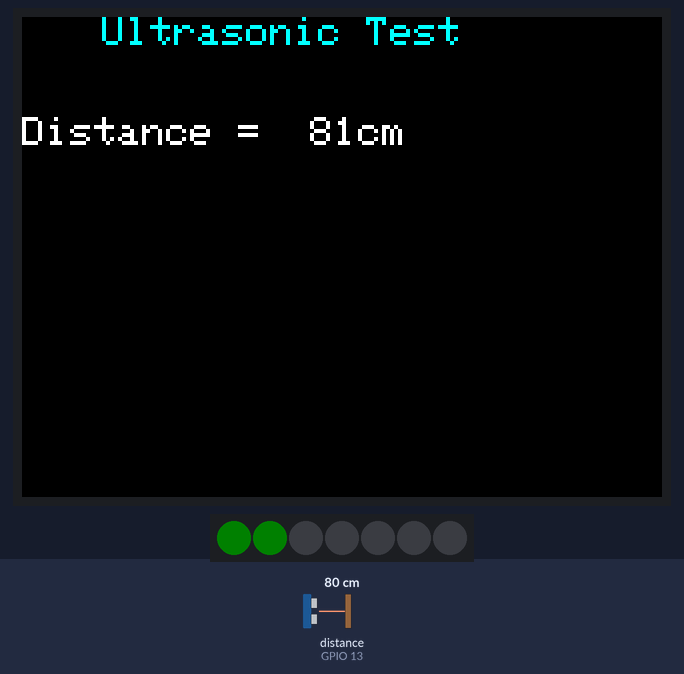
The sketch below on a simulated ESP32. Parts: 320×240 colour display, 7 RGB LEDs in strip order, left to right. The inputs (shaded band) are chosen by the test bench; at power-on: distance to the obstacle (sensor on GPIO 13) 80 cm. The echo pulse lasts 58.3 µs per cm; dim RGB values are drawn brighter than linear.

Above: at 1.3 s.
1.4 s: distance to the obstacle (sensor on GPIO 13) set to 2 cm
At 1.8 s:
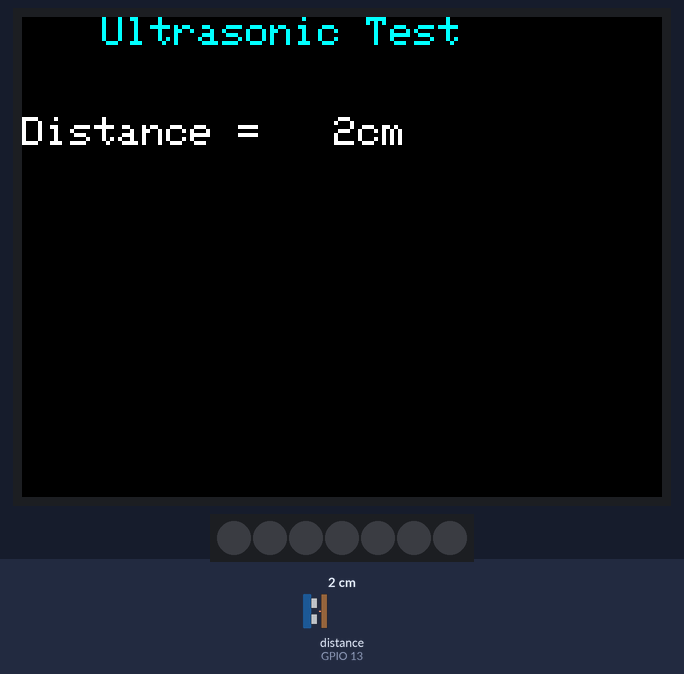
2.9 s: distance to the obstacle (sensor on GPIO 13) set to 35 cm
At 3.9 s:
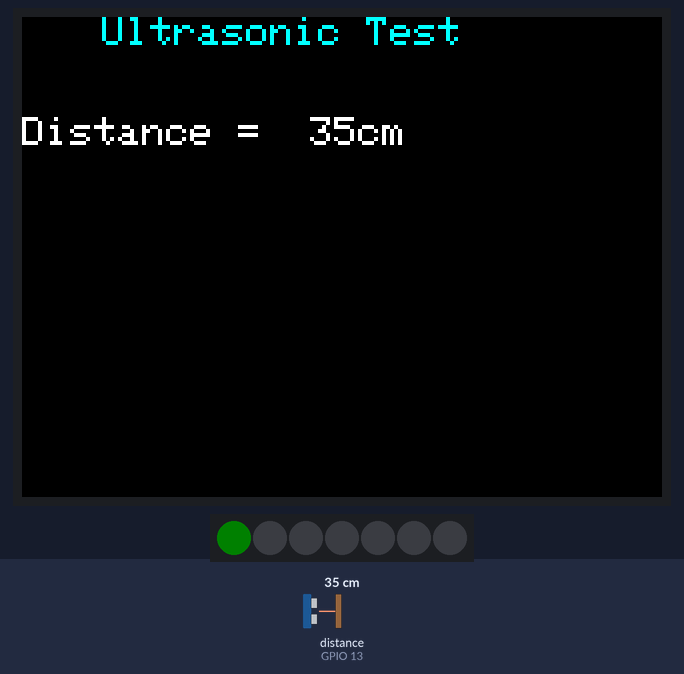
4.4 s: distance to the obstacle (sensor on GPIO 13) set to 4 cm
At 5.5 s:
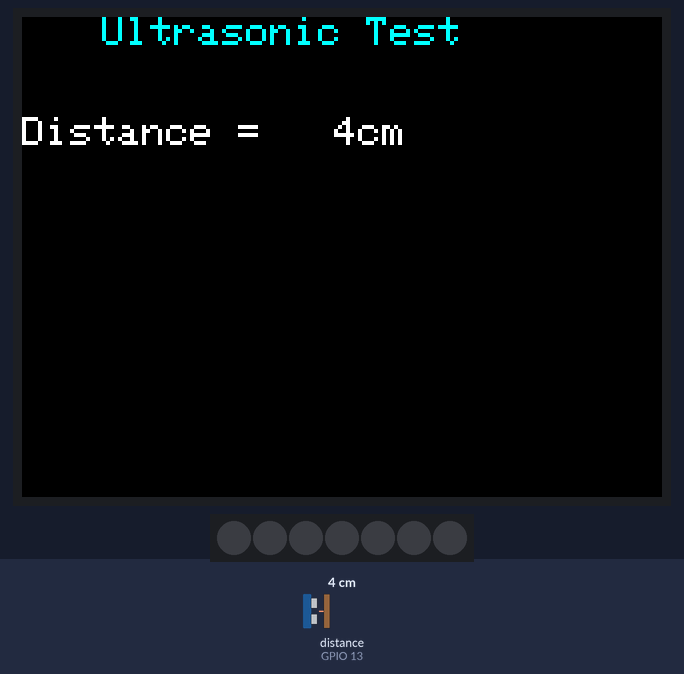
Timing chart, 0 to 7.4 s (numbered marks = the images above; inputs shaded):
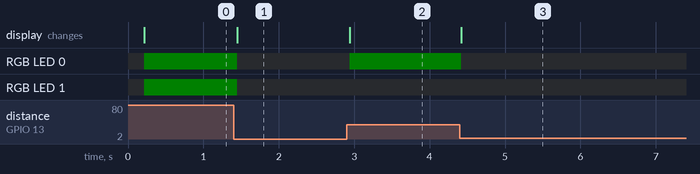

Measured:
- after the input at 1.4 s, RGB LED 0, RGB LED 1: RGB(0, 5, 0) → off after 0.05 s; the display: changes after 0.05 s (image 1)
- after the input at 2.9 s, RGB LED 0: off → RGB(0, 5, 0) at once; the display: changes at once (image 2)
- after the input at 4.4 s, RGB LED 0: RGB(0, 5, 0) → off at once; the display: changes at once (image 3)

The sketch:

distance_example.ino
```cpp
#include <M5Stack.h>
#include "FastLED.h"
#include <NewPing.h>

#define Neopixel_PIN 1
#define NUM_LEDS 7
CRGB leds[NUM_LEDS];

#define TRIG_PIN 26
#define ECHO_PIN 13
#define MAX_DISTANCE 200
NewPing sonar(TRIG_PIN, ECHO_PIN, MAX_DISTANCE);

void setup() {
  M5.begin();

  M5.Lcd.setTextColor(CYAN); M5.Lcd.setTextSize(2); M5.Lcd.setCursor(40,0);
  M5.Lcd.println("Ultrasonic Test");
  M5.Lcd.setTextColor(WHITE, BLACK);

  // Neopixel initialization
  FastLED.addLeds<WS2811, Neopixel_PIN, RGB>(leds, NUM_LEDS).setCorrection(TypicalLEDStrip);
  FastLED.setBrightness(10);
}

void loop() {
  delay(50);
  int distance = sonar.ping_cm();

  M5.Lcd.setCursor(0,50);
  M5.Lcd.printf("Distance = %3dcm", distance);

  int LEDs_lit = map(distance, 0, MAX_DISTANCE, 0, NUM_LEDS);
  FastLED.clear();
  for (int i=0;i<LEDs_lit;i++) {
    leds[i] = CRGB::Green;
  }
  FastLED.show();
}
```
